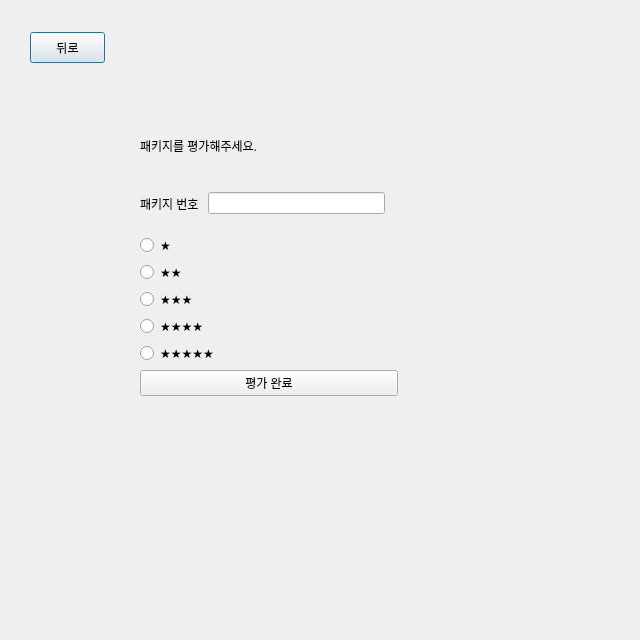
<?xml version="1.0" encoding="UTF-8"?>
<ui version="4.0">
 <class>PackRank</class>
 <widget class="QDialog" name="PackRank">
  <property name="geometry">
   <rect>
    <x>0</x>
    <y>0</y>
    <width>640</width>
    <height>640</height>
   </rect>
  </property>
  <property name="windowTitle">
   <string>Dialog</string>
  </property>
  <widget class="QPushButton" name="pushButton_2">
   <property name="geometry">
    <rect>
     <x>30</x>
     <y>32</y>
     <width>75</width>
     <height>31</height>
    </rect>
   </property>
   <property name="text">
    <string>뒤로</string>
   </property>
  </widget>
  <widget class="QWidget" name="layoutWidget">
   <property name="geometry">
    <rect>
     <x>140</x>
     <y>120</y>
     <width>258</width>
     <height>276</height>
    </rect>
   </property>
   <layout class="QVBoxLayout" name="verticalLayout_2">
    <item>
     <widget class="QLabel" name="label">
      <property name="text">
       <string>패키지를 평가해주세요.</string>
      </property>
     </widget>
    </item>
    <item>
     <layout class="QHBoxLayout" name="horizontalLayout">
      <item>
       <widget class="QLabel" name="label_2">
        <property name="text">
         <string>패키지 번호 </string>
        </property>
       </widget>
      </item>
      <item>
       <widget class="QLineEdit" name="lineEdit"/>
      </item>
      <item>
       <widget class="QLabel" name="label_3">
        <property name="text">
         <string/>
        </property>
       </widget>
      </item>
     </layout>
    </item>
    <item>
     <layout class="QVBoxLayout" name="verticalLayout">
      <item>
       <widget class="QRadioButton" name="radioButton">
        <property name="text">
         <string>★</string>
        </property>
       </widget>
      </item>
      <item>
       <widget class="QRadioButton" name="radioButton_2">
        <property name="text">
         <string>★★</string>
        </property>
       </widget>
      </item>
      <item>
       <widget class="QRadioButton" name="radioButton_3">
        <property name="text">
         <string>★★★</string>
        </property>
       </widget>
      </item>
      <item>
       <widget class="QRadioButton" name="radioButton_4">
        <property name="text">
         <string>★★★★</string>
        </property>
       </widget>
      </item>
      <item>
       <widget class="QRadioButton" name="radioButton_5">
        <property name="text">
         <string>★★★★★</string>
        </property>
       </widget>
      </item>
     </layout>
    </item>
    <item>
     <widget class="QPushButton" name="pushButton">
      <property name="text">
       <string>평가 완료</string>
      </property>
     </widget>
    </item>
   </layout>
  </widget>
 </widget>
 <resources/>
 <connections/>
</ui>
